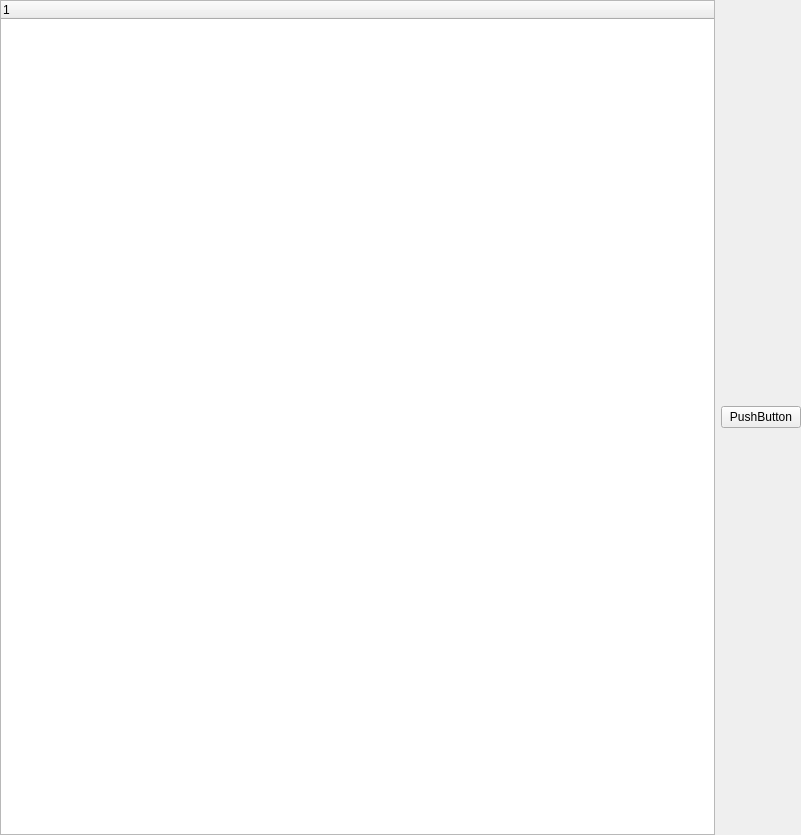
<?xml version="1.0" encoding="UTF-8"?>
<ui version="4.0">
 <class>MultiLevelMenu</class>
 <widget class="QWidget" name="MultiLevelMenu">
  <property name="geometry">
   <rect>
    <x>0</x>
    <y>0</y>
    <width>801</width>
    <height>835</height>
   </rect>
  </property>
  <property name="windowTitle">
   <string>Form</string>
  </property>
  <layout class="QGridLayout" name="gridLayout">
   <property name="leftMargin">
    <number>0</number>
   </property>
   <property name="topMargin">
    <number>0</number>
   </property>
   <property name="rightMargin">
    <number>0</number>
   </property>
   <property name="bottomMargin">
    <number>0</number>
   </property>
   <property name="verticalSpacing">
    <number>6</number>
   </property>
   <item row="0" column="0">
    <widget class="QTreeWidget" name="treeWidget">
     <column>
      <property name="text">
       <string notr="true">1</string>
      </property>
     </column>
    </widget>
   </item>
   <item row="0" column="1">
    <widget class="QPushButton" name="pushButton">
     <property name="text">
      <string>PushButton</string>
     </property>
    </widget>
   </item>
  </layout>
 </widget>
 <resources/>
 <connections/>
</ui>
